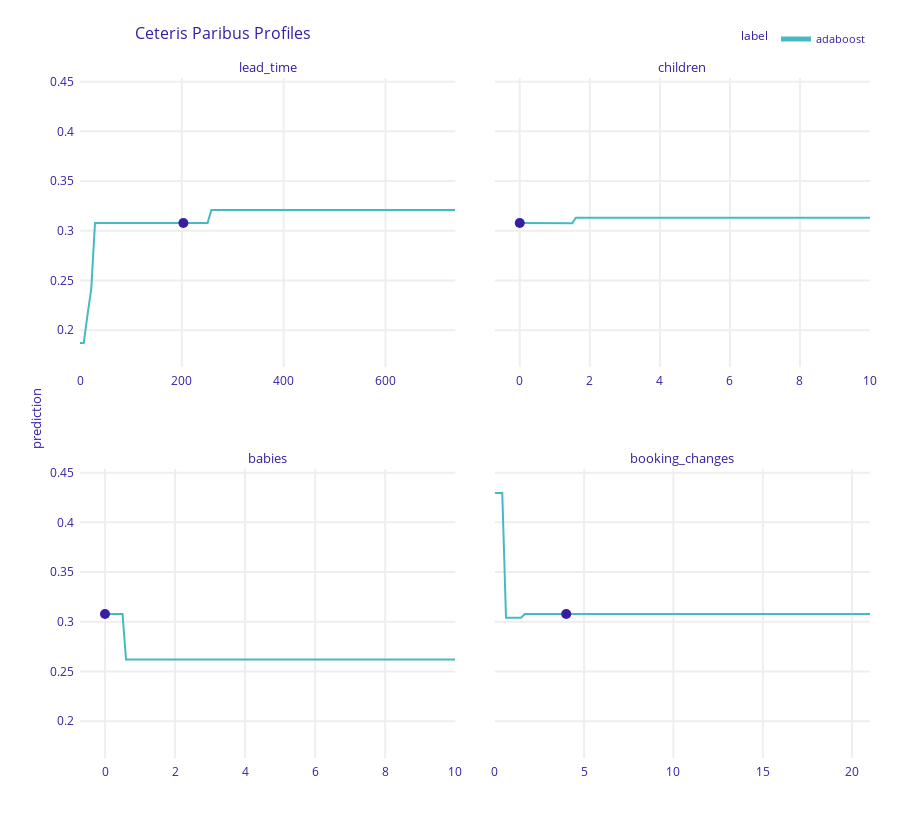

Write notebook code for a chart like this one.
### Code cell
adaboost_profile = exp_adaboost.predict_profile(new_observation = observation)

# plot Ceteris Paribus profile
adaboost_profile.plot(variables = ['lead_time', 'children', 'babies', 'booking_changes'])
